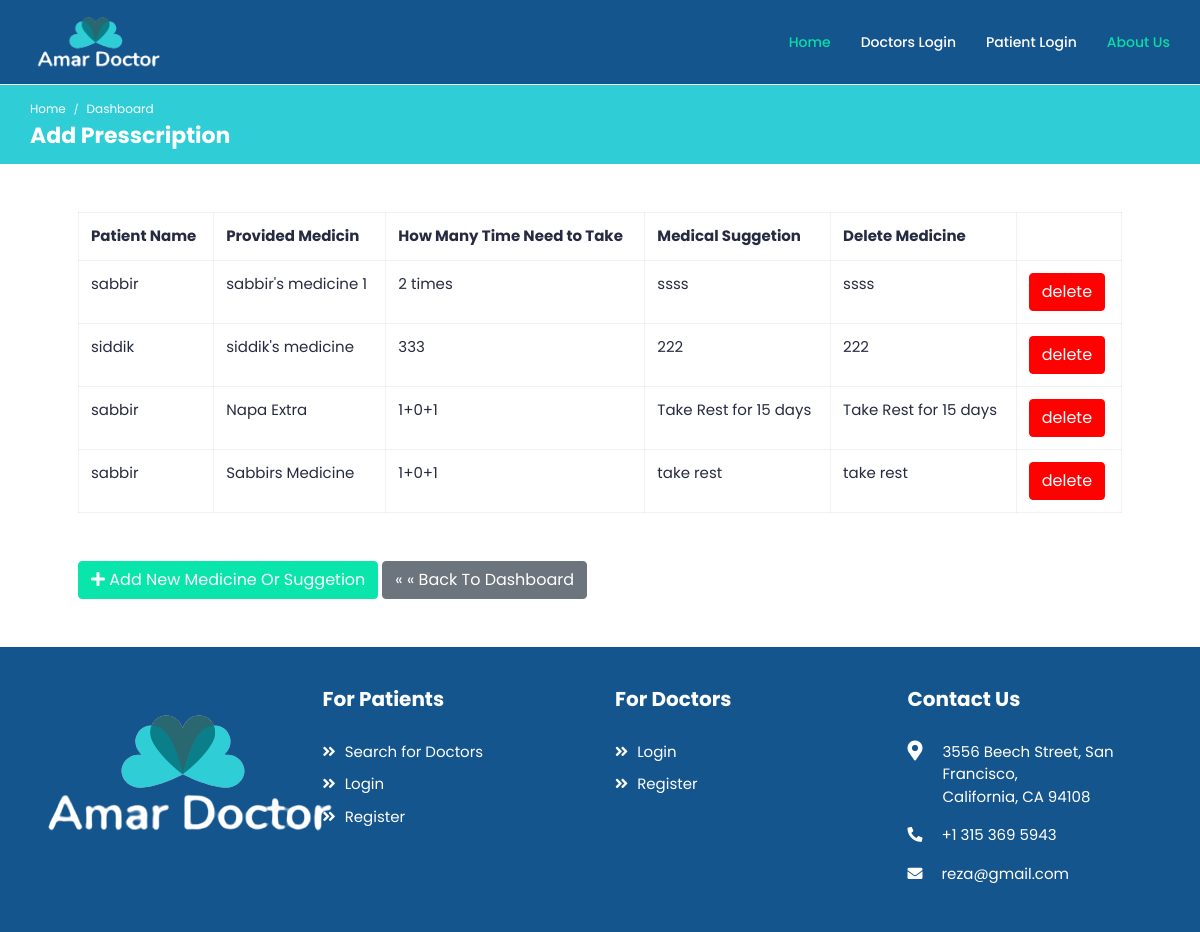
The page /doctors/show_prescription/ on the database its author committed.
### doctors/models.py (models this page shows, shortened)
class  Pescription(models.Model):
     patient=models.ForeignKey(Patient,on_delete=models.CASCADE,null=True)
     medicine_name=models.CharField(max_length=50,null=True)
     take_time=models.CharField(max_length=50,null=True)
     medical_suggestion=models.CharField(max_length=200,null=True)

### accounts/models.py (models this page shows, shortened)
class Patient(models.Model):
    user=models.OneToOneField(User,on_delete=models.CASCADE,primary_key=True)
    phone=models.CharField(max_length=200,null=True)
    email=models.CharField(max_length=200,null=True)
    date_created=models.DateTimeField(auto_now_add=True)
    profile_pic=models.ImageField(default="d.png",upload_to='uploded_image/')

class User(AbstractUser):
    is_patient=models.BooleanField(default=False)
    is_doctor=models.BooleanField(default=False)

### doctors/views.py (the view)
# urls.py: path('show_prescription/',views.show_pescription,name='show_pescription'),
def show_pescription(request):
    pescriopn=Pescription.objects.all()
    context={'pescriopn':pescriopn}
    return render(request,'doctors/show_pescription.html',context)

### templates/doctors/show_pescription.html (shortened to what this page needs)
{% extends "pages/common.html" %}
{% block content %}
<div class="breadcrumb-bar">
	<div class="container-fluid">
		<div class="row align-items-center">
			<div class="col-md-12 col-12">
				<nav aria-label="breadcrumb" class="page-breadcrumb">
					<ol class="breadcrumb">
						<li class="breadcrumb-item"><a href="index-2.html">Home</a></li>
						<li class="breadcrumb-item active" aria-current="page">Dashboard</li>
					</ol>
				</nav>
				<h2 class="breadcrumb-title">Add Presscription</h2>
			</div>
		</div>
	</div>
</div>
<div class="container p-5">
    <table class=" table table-bordered ">
        <thead>
          <tr>
            <th scope="col">Patient Name</th>
            <th scope="col">Provided Medicin</th>
            <th scope="col">How Many Time Need to Take </th>
            <th scope="col">Medical Suggetion</th>
            <th scope="col">Delete Medicine</th>
          </tr>
        </thead>
        <tbody>
        {% for i in pescriopn %}
          <tr>
            <td>{{i.patient.user}}</td>
            <td>{{i.medicine_name}}</td>
            <td>{{i.take_time}}</td>
            <td>{{i.medical_suggestion}}</td>
            <td>{{i.medical_suggestion}}</td>
            <td>
              <form action="{% url 'delete' i.id %}" method="POST">
                <button class="btn btn-danger"  type="submit">delete
                </button>
              </form>
            </td>
          </tr>
        {% endfor %}
        </tbody>
      </table>
      <div class="pt-5">  <a class="btn btn-primary" href="{% url 'create_prescription' %}" > <i class="fas fa-plus"></i>  Add New Medicine Or Suggetion </a>
          <a class="btn btn-secondary" href="{% url 'doctors_dash' %}" class="previous">&laquo; &laquo; Back To Dashboard</a>
    </div>
</div>
{% endblock  %}

### rows shown on the page
Pescription: patient.user "sabbir", medicine_name "sabbir's medicine 1", take_time "2 times", medical_suggestion "ssss"
Pescription: patient.user "siddik", medicine_name "siddik's medicine", take_time "333", medical_suggestion "222"
Pescription: patient.user "sabbir", medicine_name "Napa Extra", take_time "1+0+1", medical_suggestion "Take Rest for 15 days"
Pescription: patient.user "sabbir", medicine_name "Sabbirs Medicine", take_time "1+0+1", medical_suggestion "take rest"
